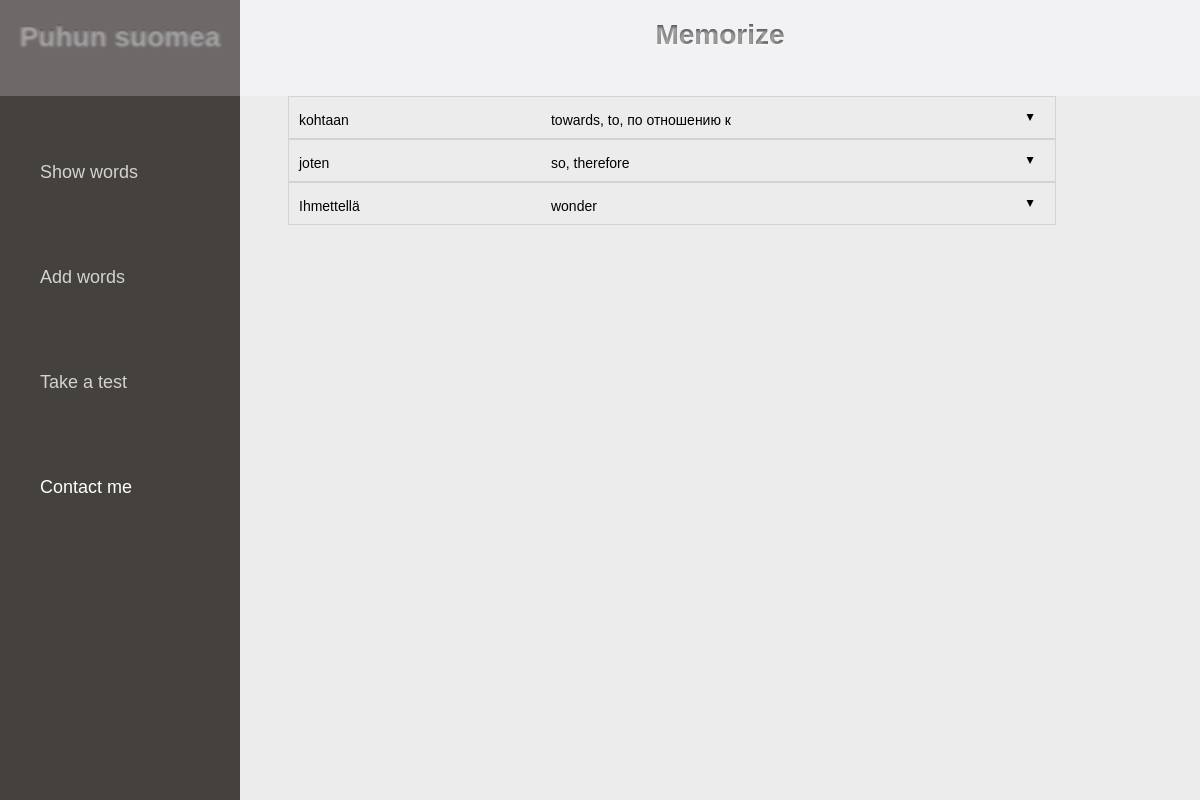
The app's page /, older data.
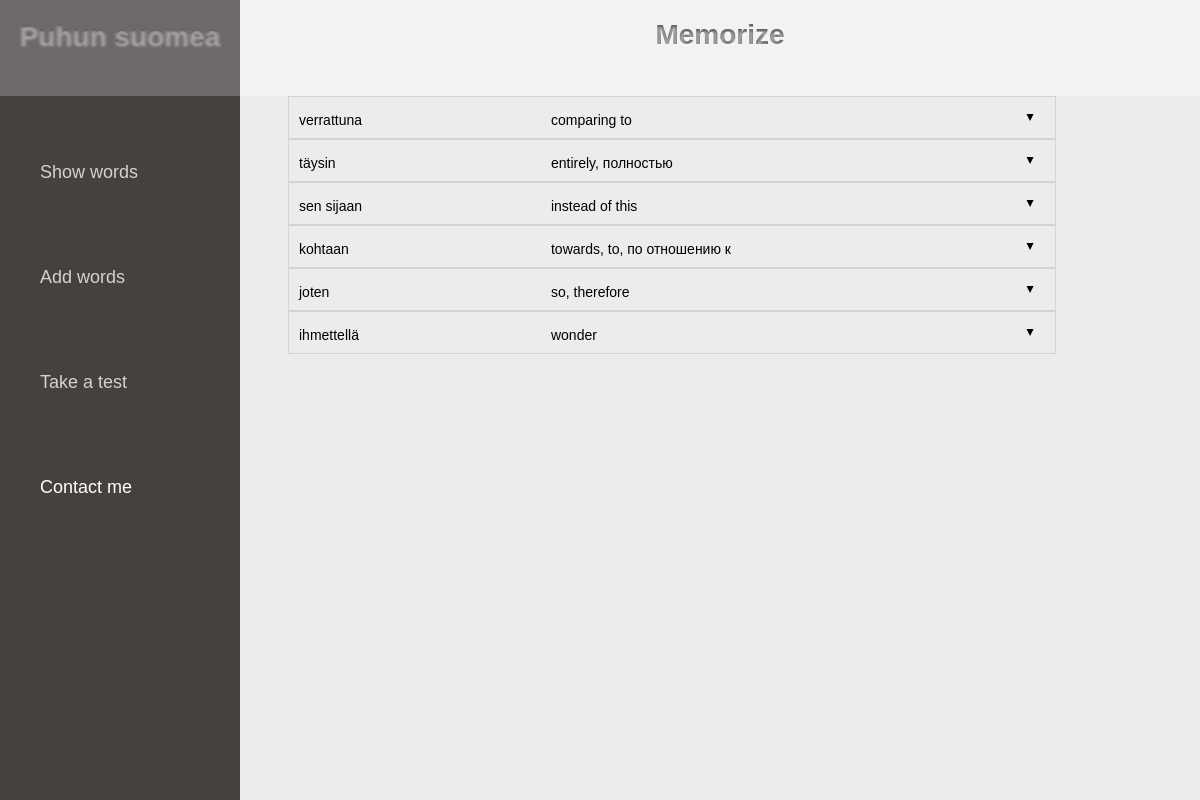
The same page, newer data.
### sanat/models.py (models this page shows, shortened)
class Word(models.Model):
	fi = models.TextField(max_length=50)
	en = models.TextField(max_length=100)
	TYYPIT = (
				('V', 'Verbi'),
				('S', 'Substantiivi'),
				('E', 'Ei mitaan'),
			)
	tyyppi = models.TextField(choices = TYYPIT, default='E')

### sanat/views.py (the view)
# urls.py: url(r'^$', views.index, name='index'),
def index(request):
	context = {
		'words_list': models.Word.objects.order_by('-fi'),
		'site_title':"Home | Puhun suomea"
		}
	return render(request, "sanat/index.html", context,)

### templates/sanat/index.html (shortened to what this page needs)
{% extends 'sanat/base.html' %}
{% block content %}
		<div class="content">
			<div class="text-content">
				{% for word in words_list %}
					<div class="each-word">
						<ul class="accordion css-accordion">
						  <li class="accordion-item">
						    <label for="word{{ forloop.counter }}" class="accordion-item-hd">
								<div class="fi-text-content">{{ word.fi }}</div>
								<div class="en-text-content">{{ word.en }}</div>
						    <span class="accordion-item-hd-cta">&#9650;</span></label>
						    <div id="div{{ forloop.counter }}"class="accordion-item-bd">
								{% with word.example_set.all as examples %}
								{% for example in examples %}
									<div> {{ forloop.counter }}. {{ example.fi }} - {{ example.en }} </div>
									<br />
								{% endfor %}
								{% endwith %}
								<a class='magnifying-glass' href="#">Add an example</a>&nbsp&nbsp&nbsp
								<a href="#">Edit word</a>&nbsp&nbsp&nbsp
								<a href="#">Delete word</a>&nbsp&nbsp&nbsp
							</div>
						  </li>
						</ul>
					</div>
				{% endfor %}
			</div>
		</div>
{% endblock content %}

### templates/sanat/base.html (shortened to what this page needs)
<!DOCTYPE html>
<html lang="en">
<head>
</head>
<body>
	<div class="wrap">
		<div class="header">
			<div class="header-left">
				<h1>Puhun suomea</h1>
			</div>
			<div class="header-right">
				<h1>Memorize</h1>
			</div>
		</div>
		<div class="sidebar">
			<div class="text-sidebar">
				<ul>
					<li><a href="{% url 'index' %}" >Show words</a></li>
					<br /><br /><br /><br />
					<li><a href="{% url 'insert_form' %}" >Add words</a></li>
					<br /><br /><br /><br />
					<li><a href="{% url 'insert_form' %}" >Take a test</a></li>
					<br /><br /><br /><br />
					<li>Contact me</li>
				</ul>
			</div>
		</div>
		{% block content %}{% endblock content %}
	</div>
</body>
</html>

### templates/sanat/base.html (style rules this page uses)
html, body, .wrap { height: 100%; margin: 0; font-family: Verdana, Geneva, sans-serif;; font-size: 14px; }
.header { height: 12%; width: 100%; float: left; }
.header-left { width: 20%; background-color: #6f6868; height: 100%; float: left; }
.header-right { width: 80%; background-color: #f2f1f4; float: left; height: 100%; }
.sidebar { float: left; width: 20%; background-color: #45413c; color: white; }
.content { float: left; width: 80%; background-color: #ececec; }
.sidebar, .content { border: 0px solid #000; height: 88%; }
.text-sidebar { float: left; margin-top: 20%; font-size: 18px; }
.text-content { float: left; margin-left: 5%; width: 80%; }
.fi-text-content { float: left; width: 35%; }
.en-text-content { float: left; width: 64%%; }
ul { list-style-type: none; }
.text-sidebar a { text-decoration: none; color: lightgrey; }
h1 { background-color: #565656; color: transparent; text-shadow: 0px 2px 3px rgba(255,255,255,0.5); -webkit-background-clip: text; -moz-background-clip: text; background-clip: text; text-align: center; }
.each-word { overflow: auto; }
.accordion { border: 1px solid lightgrey; padding: 0 10px; margin: 0 auto; list-style: none outside; }
.accordion-item-hd { display: block; padding: 2% 3.5% 3.5% 0; position: relative; cursor: pointer; font-size: 14px; }
.accordion-item-hd-cta { display: block; width: 30px; position: absolute; top: calc(50% - 6px); right: 0; pointer-events: none; -webkit-transition: -webkit-transform .3s ease; transition: transform .3s ease; -webkit-transform: rotate(-180deg); -ms-transform: rotate(-180deg); transform: rotate(-180deg); text-align: center; font-size: 12px; line-height: 1; }
.accordion-item-bd { max-height: 0; margin-bottom: 0; -webkit-transition: max-height .15s ease-out, margin-bottom .3s ease-out, padding .3s ease-out; transition: max-height .15s ease-out, margin-bottom .3s ease-out, padding .3s ease-out; }

Row changes from the older to the newer data that the page shows:
added Word: fi "verrattuna", en "comparing to"
added Word: fi "täysin", en "entirely, полностью"
added Word: fi "sen sijaan", en "instead of this"
changed Word "wonder": fi "Ihmettellä" → "ihmettellä"
